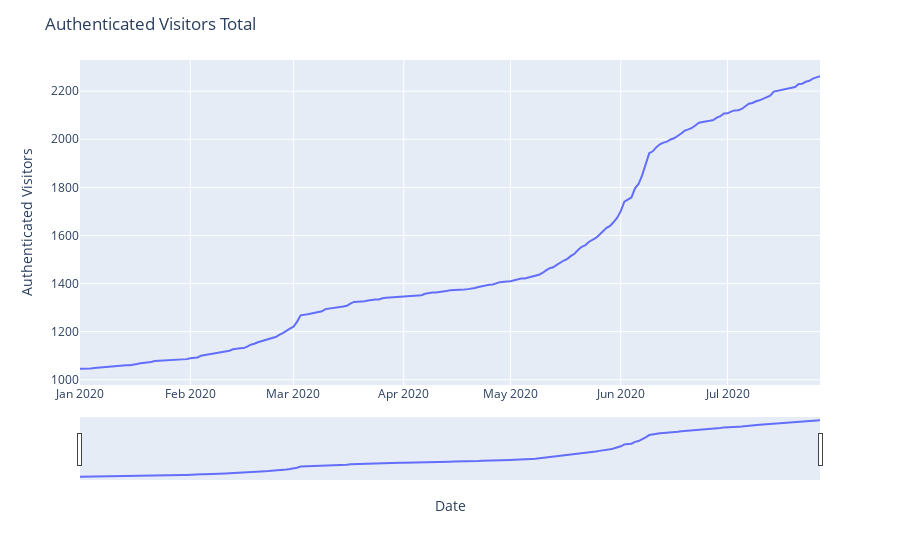

The cell this chart's notebook holds for it:
### Code cell
#Authenticated Visitors total
import plotly.express as px
df['date_as_integer']=pd.to_datetime(df['date_as_integer'].astype(str), format='%Y/%m/%d ')

authenticated_visitors_total_data=df[['date_as_integer','authenticated_visitors_total']]

fig=px.line(authenticated_visitors_total_data, x='date_as_integer', y='authenticated_visitors_total',labels={
                     "date_as_integer": "Date",
                     "authenticated_visitors_total": "Authenticated Visitors"
                 })
fig.update_xaxes(rangeslider_visible=True)
fig.update_layout(
    title="Authenticated Visitors Total"
) 

fig.show()

### Figure 1 — Plotly figure (JSON) as saved in the notebook; plotly's stock layout.template omitted (floating-point values rounded to 4 significant figures; data arrays with more than 128 entries replaced by an {"elided": "..."} marker saying what was removed)
{"data": [{"hovertemplate": "Date=%{x}<br>Authenticated Visitors=%{y}<extra></extra>", "legendgroup": "", "line": {"color": "#636efa", "dash": "solid"}, "mode": "lines", "name": "", "orientation": "v", "showlegend": false, "type": "scatter", "x": {"elided": "209 str values"}, "xaxis": "x", "y": {"elided": "209 int values"}, "yaxis": "y"}], "layout": {"legend": {"tracegroupgap": 0}, "margin": {"t": 60}, "title": {"text": "Authenticated Visitors Total"}, "xaxis": {"anchor": "y", "domain": [0, 1], "rangeslider": {"visible": true}, "title": {"text": "Date"}}, "yaxis": {"anchor": "x", "domain": [0, 1], "title": {"text": "Authenticated Visitors"}}}}
